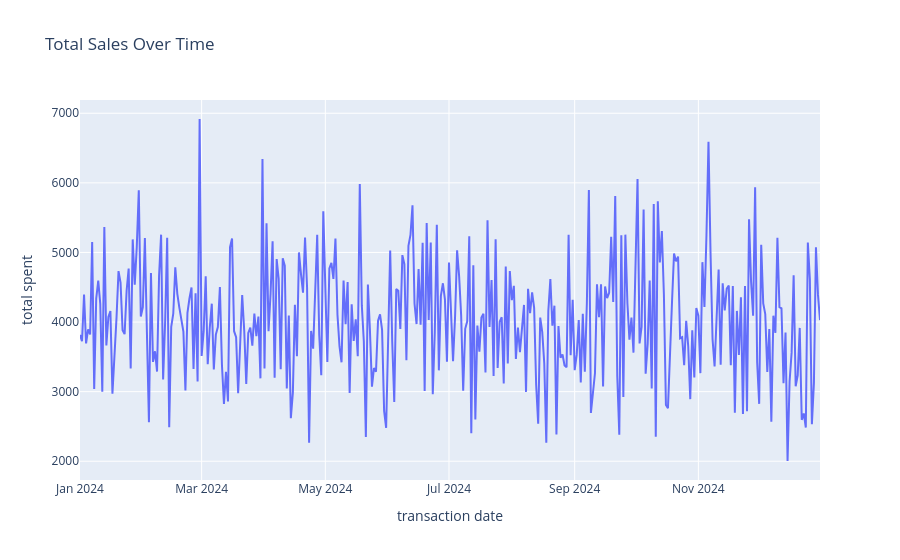

Write notebook code for a chart like this one.
### Code cell
year = 2024 #choose year
df_temp = df[df['transaction date'].dt.year == year]
df_grouped =df_temp.groupby('transaction date')['total spent'].sum().reset_index()
px.line(df_grouped, x='transaction date', y='total spent', title='Total Sales Over Time')

### Figure 1 — Plotly figure (JSON) as saved in the notebook; plotly's stock layout.template omitted (floating-point values rounded to 4 significant figures; data arrays with more than 128 entries replaced by an {"elided": "..."} marker saying what was removed)
{"data": [{"hovertemplate": "transaction date=%{x}<br>total spent=%{y}<extra></extra>", "legendgroup": "", "line": {"color": "#636efa", "dash": "solid"}, "marker": {"symbol": "circle"}, "mode": "lines", "name": "", "orientation": "v", "showlegend": false, "type": "scatter", "x": {"elided": "366 str values"}, "xaxis": "x", "y": {"elided": "366 float values"}, "yaxis": "y"}], "layout": {"legend": {"tracegroupgap": 0}, "title": {"text": "Total Sales Over Time"}, "xaxis": {"anchor": "y", "domain": [0, 1], "title": {"text": "transaction date"}}, "yaxis": {"anchor": "x", "domain": [0, 1], "title": {"text": "total spent"}}}}
